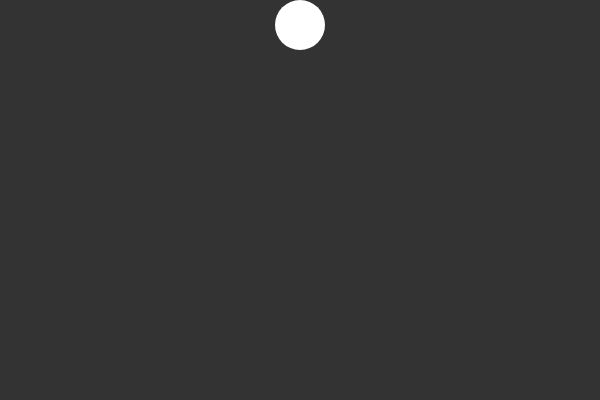
Frame 1 (no input)
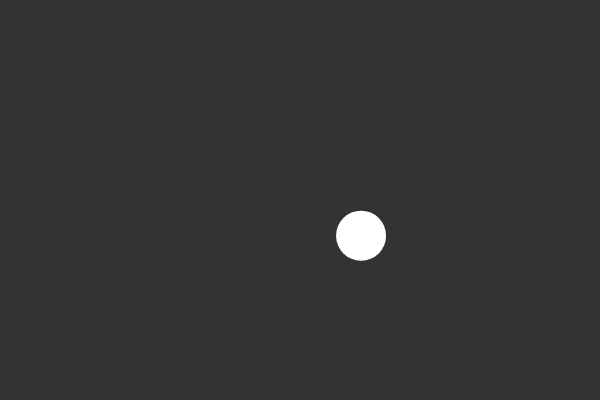
Frame 60 (no input)
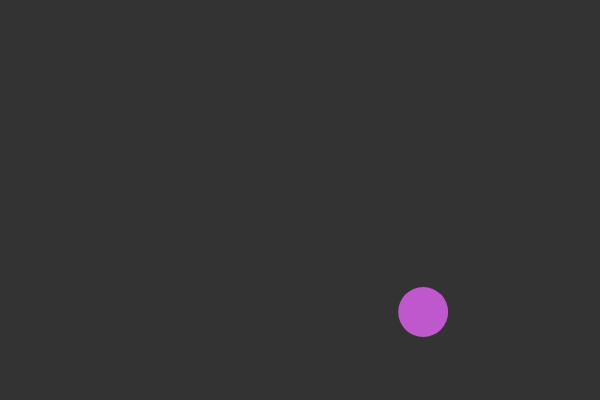
Frame 120 (the mouse pressed at the canvas centre since frame 60)

The p5.js sketch that drew these frames (run headless with seeded random() and noise() and a simulated clock; from frame 60 on, the mouse is pressed at the canvas centre):

// p5.js sketch
// ── sketch.js
function setup() {
  createCanvas(600,400)
  circle = {
   x: width/2,
   y: 25,
   diameter: 50,
   speed: random(0,5),
   direction:random(0,5),
  };
}

function draw() {
  background(51)
  noStroke()
  ellipse(circle.x,circle.y,circle.diameter,circle.diameter)
   if (circle.y > height - 25){
    circle.speed = -3;
   }else if(circle.y < 25){
    circle.speed = 3;
   }
    if (circle.x > width - 25){
    circle.direction = -3;
   }else if(circle.x < 25){
    circle.direction = 3;
}
   if (circle.y > height - 25){
    fill(random(0,255),random(0,255),random(0,255))
   }
   if (circle.y < 25){
    fill(random(0,255),random(0,255),random(0,255))
   }
   if (circle.x > width - 25){
    fill(random(0,255),random(0,255),random(0,255))
   }
   if (circle.x < 25){
    fill(random(0,255),random(0,255),random(0,255))
   }

    
   
  circle.y = circle.y + circle.speed;
  circle.x = circle.x + circle.direction;

}
